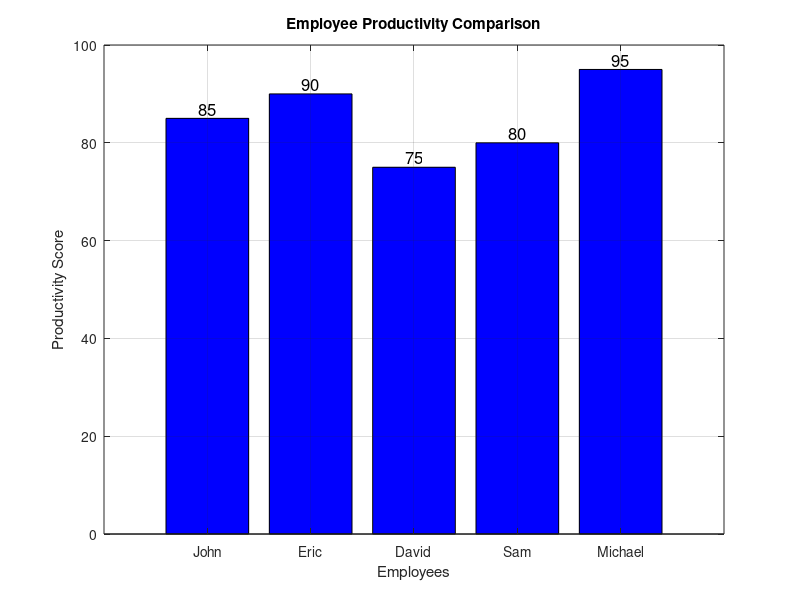

Here is the MATLAB script that generated this plot:

employees = {'John', 'Eric', 'David', 'Sam', 'Michael'};
productivity = [85, 90, 75, 80, 95];

figure;
bar(productivity, 'b');

set(gca, 'XTickLabel', employees, 'XTick', 1:numel(employees));
xlabel('Employees');
ylabel('Productivity Score');
title('Employee Productivity Comparison');
grid on;

for i = 1:numel(productivity)
    text(i, productivity(i) + 2, num2str(productivity(i)), 'HorizontalAlignment', 'center', 'FontSize', 12);
end